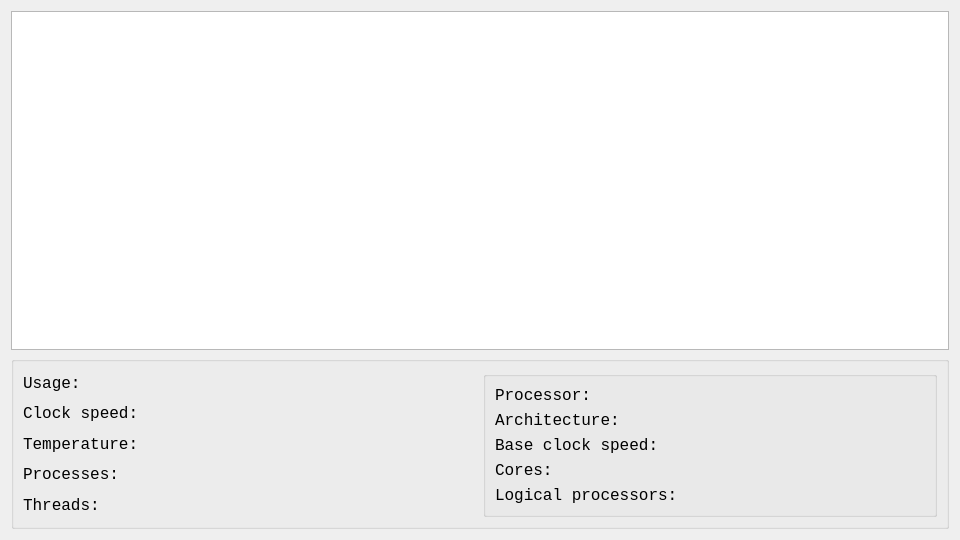
<?xml version="1.0" encoding="UTF-8"?>
<ui version="4.0">
 <class>cpu</class>
 <widget class="QWidget" name="cpu">
  <property name="geometry">
   <rect>
    <x>0</x>
    <y>0</y>
    <width>960</width>
    <height>540</height>
   </rect>
  </property>
  <property name="sizePolicy">
   <sizepolicy hsizetype="Preferred" vsizetype="Preferred">
    <horstretch>0</horstretch>
    <verstretch>0</verstretch>
   </sizepolicy>
  </property>
  <property name="font">
   <font>
    <family>Consolas</family>
   </font>
  </property>
  <property name="focusPolicy">
   <enum>Qt::TabFocus</enum>
  </property>
  <property name="windowTitle">
   <string>CPU</string>
  </property>
  <layout class="QVBoxLayout" name="verticalLayout">
   <item>
    <widget class="Plot" name="cpu_plot">
     <property name="sizePolicy">
      <sizepolicy hsizetype="Preferred" vsizetype="Expanding">
       <horstretch>0</horstretch>
       <verstretch>0</verstretch>
      </sizepolicy>
     </property>
     <property name="font">
      <font>
       <family>Consolas</family>
      </font>
     </property>
    </widget>
   </item>
   <item>
    <widget class="QGroupBox" name="cpu_info">
     <property name="sizePolicy">
      <sizepolicy hsizetype="Preferred" vsizetype="Minimum">
       <horstretch>0</horstretch>
       <verstretch>0</verstretch>
      </sizepolicy>
     </property>
     <property name="font">
      <font>
       <pointsize>12</pointsize>
      </font>
     </property>
     <property name="title">
      <string/>
     </property>
     <layout class="QGridLayout" name="gridLayout">
      <item row="3" column="0">
       <widget class="QLabel" name="processes">
        <property name="font">
         <font>
          <family>Consolas</family>
          <pointsize>12</pointsize>
          <weight>50</weight>
          <bold>false</bold>
          <kerning>true</kerning>
         </font>
        </property>
        <property name="frameShape">
         <enum>QFrame::NoFrame</enum>
        </property>
        <property name="text">
         <string>Processes: </string>
        </property>
        <property name="textFormat">
         <enum>Qt::AutoText</enum>
        </property>
       </widget>
      </item>
      <item row="4" column="0">
       <widget class="QLabel" name="threads">
        <property name="font">
         <font>
          <family>Consolas</family>
          <pointsize>12</pointsize>
          <weight>50</weight>
          <bold>false</bold>
          <kerning>true</kerning>
         </font>
        </property>
        <property name="frameShape">
         <enum>QFrame::NoFrame</enum>
        </property>
        <property name="text">
         <string>Threads: </string>
        </property>
        <property name="textFormat">
         <enum>Qt::AutoText</enum>
        </property>
       </widget>
      </item>
      <item row="0" column="0">
       <widget class="QLabel" name="pkg_usage">
        <property name="font">
         <font>
          <family>Consolas</family>
          <pointsize>12</pointsize>
          <weight>50</weight>
          <bold>false</bold>
         </font>
        </property>
        <property name="frameShape">
         <enum>QFrame::NoFrame</enum>
        </property>
        <property name="text">
         <string>Usage: </string>
        </property>
        <property name="textFormat">
         <enum>Qt::AutoText</enum>
        </property>
       </widget>
      </item>
      <item row="1" column="0">
       <widget class="QLabel" name="pkg_clk">
        <property name="font">
         <font>
          <family>Consolas</family>
          <pointsize>12</pointsize>
          <weight>50</weight>
          <bold>false</bold>
          <kerning>true</kerning>
         </font>
        </property>
        <property name="frameShape">
         <enum>QFrame::NoFrame</enum>
        </property>
        <property name="text">
         <string>Clock speed: </string>
        </property>
        <property name="textFormat">
         <enum>Qt::AutoText</enum>
        </property>
       </widget>
      </item>
      <item row="0" column="1" rowspan="5">
       <widget class="QGroupBox" name="cpu_details">
        <property name="sizePolicy">
         <sizepolicy hsizetype="Preferred" vsizetype="Minimum">
          <horstretch>0</horstretch>
          <verstretch>0</verstretch>
         </sizepolicy>
        </property>
        <property name="font">
         <font>
          <pointsize>12</pointsize>
         </font>
        </property>
        <property name="title">
         <string/>
        </property>
        <layout class="QVBoxLayout" name="verticalLayout_2">
         <item>
          <widget class="QLabel" name="processor">
           <property name="text">
            <string>Processor: </string>
           </property>
          </widget>
         </item>
         <item>
          <widget class="QLabel" name="arch">
           <property name="text">
            <string>Architecture: </string>
           </property>
          </widget>
         </item>
         <item>
          <widget class="QLabel" name="base_clk">
           <property name="text">
            <string>Base clock speed: </string>
           </property>
          </widget>
         </item>
         <item>
          <widget class="QLabel" name="cores">
           <property name="text">
            <string>Cores: </string>
           </property>
          </widget>
         </item>
         <item>
          <widget class="QLabel" name="logical">
           <property name="text">
            <string>Logical processors: </string>
           </property>
          </widget>
         </item>
        </layout>
       </widget>
      </item>
      <item row="2" column="0">
       <widget class="QLabel" name="temperature">
        <property name="text">
         <string>Temperature: </string>
        </property>
       </widget>
      </item>
     </layout>
    </widget>
   </item>
  </layout>
 </widget>
 <customwidgets>
  <customwidget>
   <class>Plot</class>
   <extends>QGraphicsView</extends>
   <header>.plot</header>
  </customwidget>
 </customwidgets>
 <resources/>
 <connections/>
</ui>
